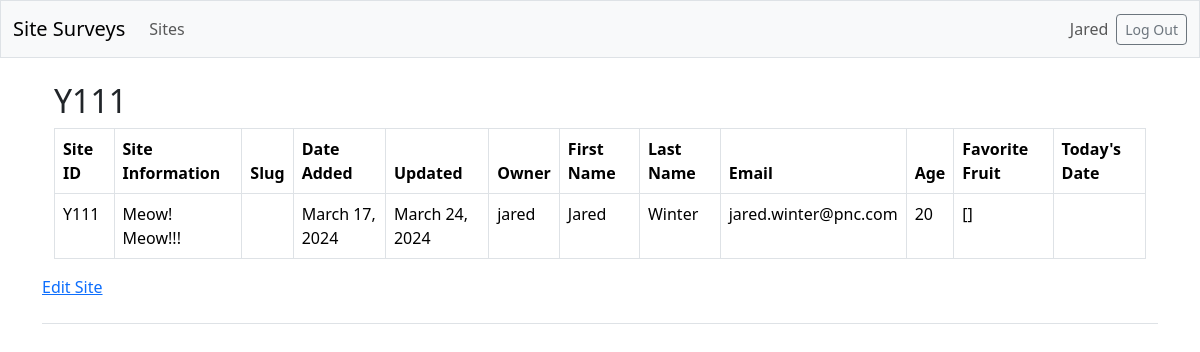
The app's page /sites/2/ (signed in), older data.
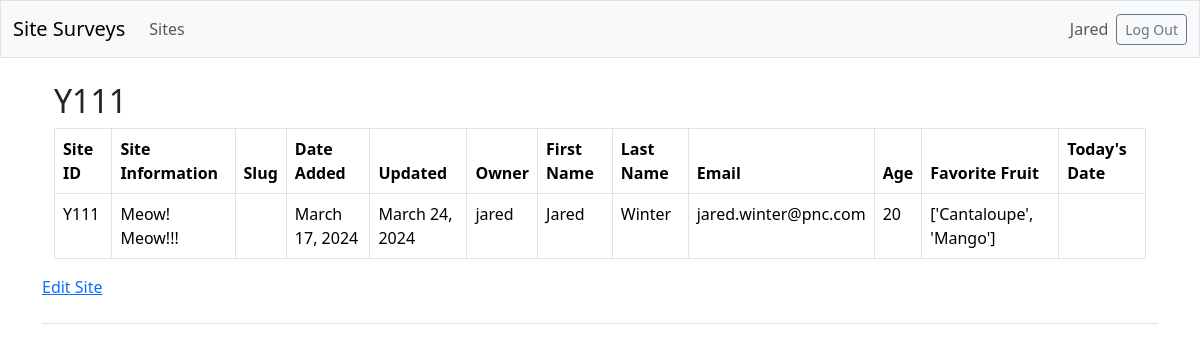
The same page, newer data.
### site_surveys/models.py (models this page shows, shortened)
class Site(models.Model):
    title = models.CharField(
        max_length=4,
    )
    slug = models.SlugField(max_length=250)
    date_added = models.DateField(auto_now_add=True)
    updated = models.DateField(auto_now=True)
    owner = models.ForeignKey(User, on_delete=models.CASCADE)
    text = models.TextField()
    first_name = models.CharField(max_length=100)
    last_name = models.CharField(max_length=100)
    email = models.EmailField()
    age = models.IntegerField()
    favorite_fruit = models.CharField(max_length=100)
    tags = TaggableManager()

### site_surveys/views.py (the view)
# urls.py: path("sites/<int:site_id>/", views.site, name="site"),
@login_required
def site(request, site_id):
    try:
        site = get_object_or_404(
            Site,
            id=site_id
        )
        if site.owner != request.user:
            raise Http404
        context = {
            "site": site
        }
        return render(request, "site_surveys/site.html", context)
    except:
        return redirect("site_surveys:sites")

### site_surveys/templates/site_surveys/site.html (shortened to what this page needs)
<!DOCTYPE html>
<html lang="en">
<head>
</head>
<body>
    {% extends "site_surveys/base.html" %}
    {% block page_header %}
        <div class="container mt-3">
          <h2>{{ site.title.upper }}</h2>
          <div class="table-responsive">
            <table class="table table-bordered">
              <thead>
                <tr>
                  <th>Site ID</th>
                  <th>Site Information</th>
                  <th>Slug</th>
                  <th>Date Added</th>
                  <th>Updated</th>
                  <th>Owner</th>
                  <th>First Name</th>
                  <th>Last Name</th>
                  <th>Email</th>
                  <th>Age</th>
                  <th>Favorite Fruit</th>
                  <th>Today's Date</th>
                </tr>
              </thead>
              <tbody>
                <tr>
                  <td>{{ site.title.upper }}</td>
                  <td>{{ site.text }}</td>
                  <td>{{ site.slug }}</td>
                  <td>{{ site.date_added }}</td>
                  <td>{{ site.updated }}</td>
                  <td>{{ site.owner }}</td>
                  <td>{{ site.first_name }}</td>
                  <td>{{ site.last_name }}</td>
                  <td>{{ site.email }}</td>
                  <td>{{ site.age }}</td>
                  <td>{{ site.favorite_fruit.title }}</td>
                  <td>{{ site.today_date }}</td>
                </tr>
              </tbody>
            </table>
          </div>
        </div>
        <p>
            <a href="{% url 'site_surveys:edit_site' site.id %}">Edit Site</a>
        </p>
    {% endblock page_header %}

Row changes from the older to the newer data that the page shows:
changed Site "Meow! Meow!!!": favorite_fruit "[]" → "['Cantaloupe', 'Mango']"
